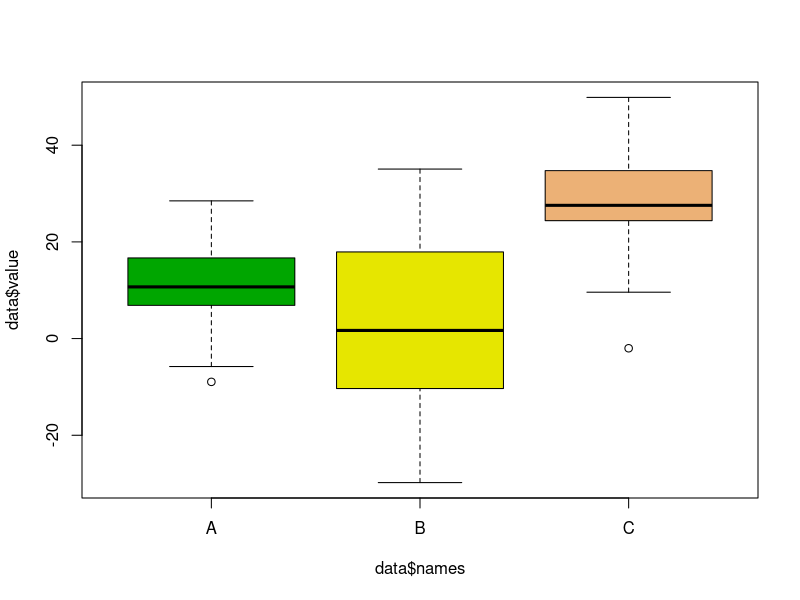

Write the R code that produced this figure. (Note: this script raises an error after producing the figure.)
#boxplot with jitter
#http://www.r-graph-gallery.com/96-boxplot-with-jitter/

# Create data
names=c(rep("A", 80) , rep("B", 50) , rep("C", 70))
value=c( rnorm(80 , mean=10 , sd=9) , rnorm(50 , mean=2 , sd=15) , rnorm(70 , mean=30 , sd=10) )
data=data.frame(names,value)

# Basic boxplot
boxplot(data$value ~ data$names , col=terrain.colors(4) )

# Add data points
mylevels<-levels(data$names)
levelProportions<-summary(data$names)/nrow(data)

for(i in 1:length(mylevels)){
  
  thislevel<-mylevels[i]
  thisvalues<-data[data$names==thislevel, "value"]
  
  # take the x-axis indices and add a jitter, proportional to the N in each level
  myjitter<-jitter(rep(i, length(thisvalues)), amount=levelProportions[i]/2)
  points(myjitter, thisvalues, pch=20, col=rgb(0,0,0,.2)) 
  
}